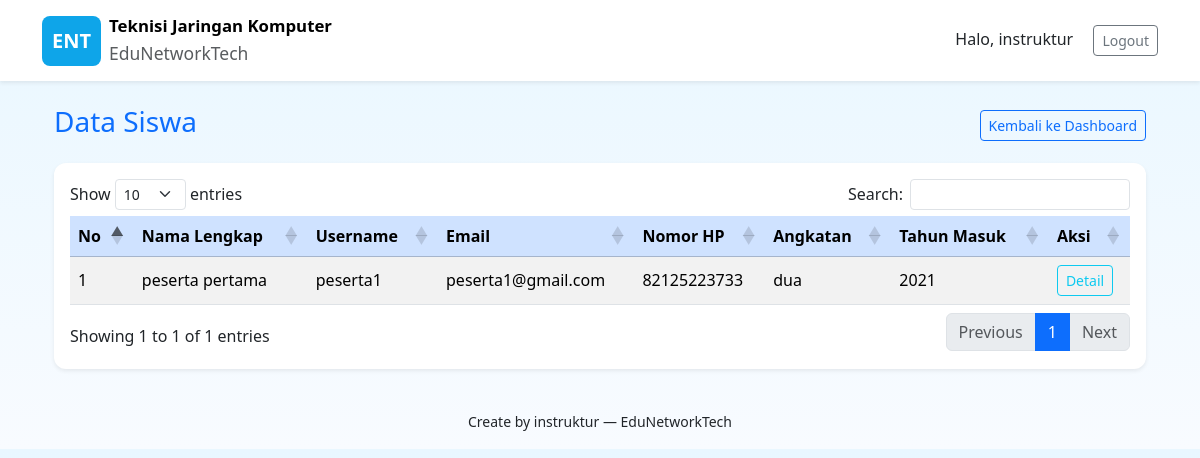
/data_siswa.php (signed in), run on the app's committed database.
### tables this page shows
CREATE TABLE `users` (
  `id` int NOT NULL,
  `username` varchar(100) NOT NULL,
  `email` varchar(150) DEFAULT NULL,
  `password` varchar(255) NOT NULL,
  `role` enum('Instruktur','Peserta') NOT NULL,
  `full_name` varchar(200) DEFAULT NULL,
  `birth_place` varchar(150) DEFAULT NULL,
  `birth_date` date DEFAULT NULL,
  `gender` enum('Laki-laki','Perempuan','Lainnya') DEFAULT NULL,
  `religion` varchar(50) DEFAULT NULL,
  `phone` varchar(50) DEFAULT NULL,
  `address` text,
  `hobbies` text,
  `last_education` varchar(150) DEFAULT NULL,
  `current_education` varchar(150) DEFAULT NULL,
  `photo` varchar(255) DEFAULT NULL,
  `cohort` varchar(50) DEFAULT NULL,
  `year_entry` year DEFAULT NULL,
  `created_at` timestamp NULL DEFAULT CURRENT_TIMESTAMP
);

### includes/db.php (called while the page is built, shortened)
<?php
function is_logged_in(): bool {
    return isset($_SESSION['user_id']);
}
function current_user(PDO $pdo): ?array {
    $stmt = $pdo->prepare("SELECT * FROM users WHERE id = ?");
    $stmt->execute([$_SESSION['user_id']]);
    return $stmt->fetch(PDO::FETCH_ASSOC);
}

### data_siswa.php (the view, shortened to what this page needs)
<?php
require_once __DIR__ . '../includes/db.php';
require __DIR__ . '../includes/header.php';
$stmt = $pdo->query("SELECT id, username, full_name, email, phone, cohort AS angkatan, year_entry AS tahun_masuk FROM users WHERE role='Peserta' ORDER BY full_name ASC");
$siswa = $stmt->fetchAll(PDO::FETCH_ASSOC);
?>
<div class="container my-4">
  <div class="d-flex justify-content-between align-items-center mb-3">
    <h3 class="text-primary"><i class="bi bi-people"></i> Data Siswa</h3>
    <a href="dashboard_instructor.php" class="btn btn-outline-primary btn-sm">
      <i class="bi bi-arrow-left"></i> Kembali ke Dashboard
    </a>
  </div>
  <div class="card shadow-sm border-0">
    <div class="card-body">
      <div class="table-responsive">
        <table id="tabelSiswa" class="table table-striped align-middle">
          <thead class="table-primary">
            <tr>
              <th>No</th>
              <th>Nama Lengkap</th>
              <th>Username</th>
              <th>Email</th>
              <th>Nomor HP</th>
              <th>Angkatan</th>
              <th>Tahun Masuk</th>
              <th>Aksi</th>
            </tr>
          </thead>
          <tbody>
            <?php $no = 1; foreach($siswa as $row): ?>
            <tr>
              <td><?= $no++ ?></td>
              <td><?= htmlspecialchars($row['full_name'] ?? '') ?></td>
				<td><?= htmlspecialchars($row['username'] ?? '') ?></td>
				<td><?= htmlspecialchars($row['email'] ?? '') ?></td>
				<td><?= htmlspecialchars($row['phone'] ?? '') ?></td>
				<td><?= htmlspecialchars($row['angkatan'] ?? '') ?></td>
				<td><?= htmlspecialchars($row['tahun_masuk'] ?? '') ?></td>
              <td>
                <a href="detail_siswa.php?id=<?= $row['id'] ?>" class="btn btn-sm btn-outline-info">
                  <i class="bi bi-eye"></i> Detail
                </a>
              </td>
            </tr>
            <?php endforeach; ?>
          </tbody>
        </table>
      </div>
    </div>
  </div>
</div>
<link rel="stylesheet" href="https://cdn.datatables.net/1.13.6/css/dataTables.bootstrap5.min.css">
<?php require __DIR__ . '../includes/footer.php'; ?>

### includes/header.php (shortened to what this page needs)
<?php
$me = null;
if (isset($pdo)) $me = current_user($pdo);
?>
<!doctype html>
<html lang="id">
<head>
  <link href="https://cdn.jsdelivr.net/npm/bootstrap@5.3.2/dist/css/bootstrap.min.css" rel="stylesheet">
  <link rel="stylesheet" href="assets/css/style.css">
</head>
<body class="bg-sky">
  <nav class="navbar navbar-expand-lg navbar-light bg-white shadow-sm">
    <div class="container">
      <a class="navbar-brand d-flex align-items-center" >
        <div class="brand-badge">ENT</div>
        <div class="ms-2">
          <div class="brand-title">Teknisi Jaringan Komputer</div>
          <small class="text-muted">EduNetworkTech</small>
        </div>
      </a>
      <div class="ms-auto">
        <?php if($me): ?>
          <span class="me-3">Halo, <?= htmlspecialchars($me['full_name'] ?? $me['username']) ?></span>
          <a href="logout.php" class="btn btn-outline-secondary btn-sm">Logout</a>
        <?php else: ?>
          <a href="index.php" class="btn btn-primary btn-sm">Kembali</a>
        <?php endif; ?>
      </div>
    </div>
  </nav>
  <main class="container my-4">

### assets/css/style.css (style rules this page uses)
body.bg-sky { background: linear-gradient(180deg,#E9F7FF 0%, #F8FBFF 100%); }
.navbar .brand-badge { background: #0ea5e9; color: white; padding: 10px; border-radius: 8px; font-weight:700; }
.brand-title { font-weight:700; font-size:1.05rem; }
.card { border-radius: 12px; }

### data on the page
users: full_name "instruktur"
users: full_name "peserta pertama", username "peserta1", email "peserta1@gmail.com", phone "82125223733", cohort "dua", year_entry "2021"
